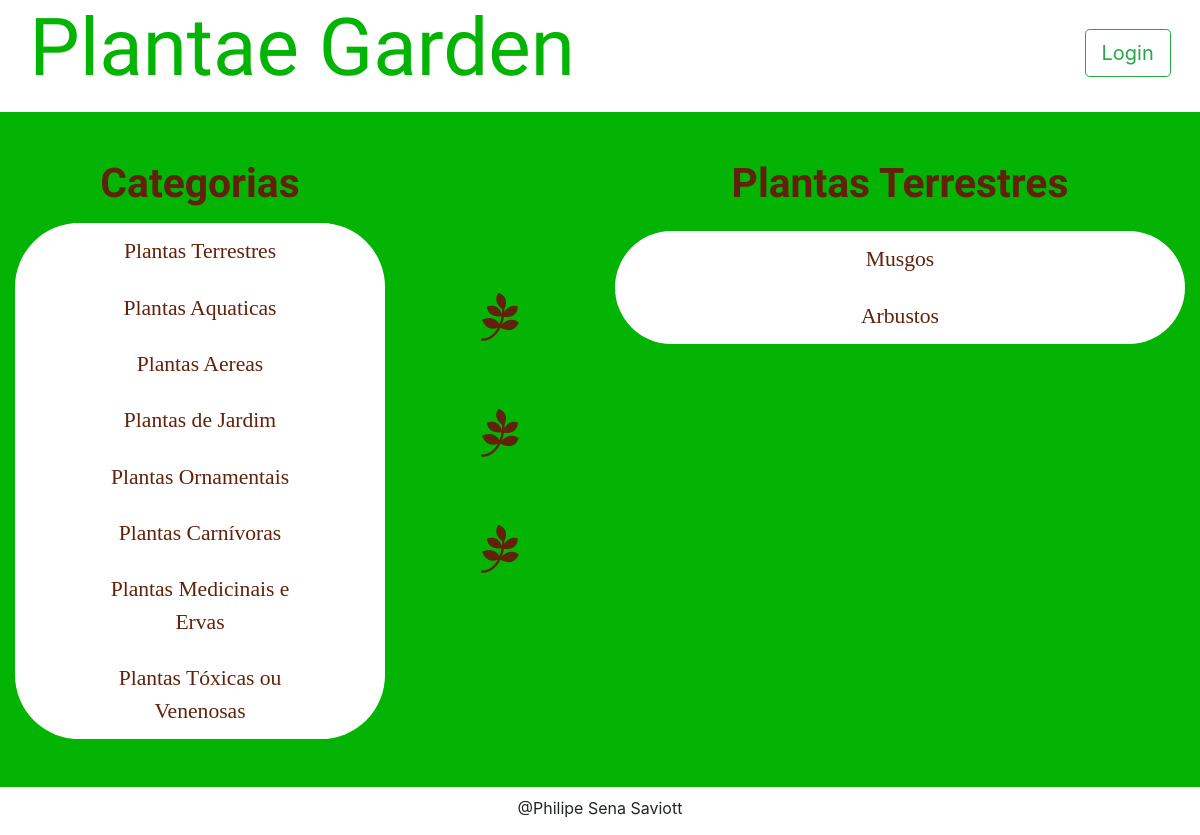
The app's page /category/1/items, older data.
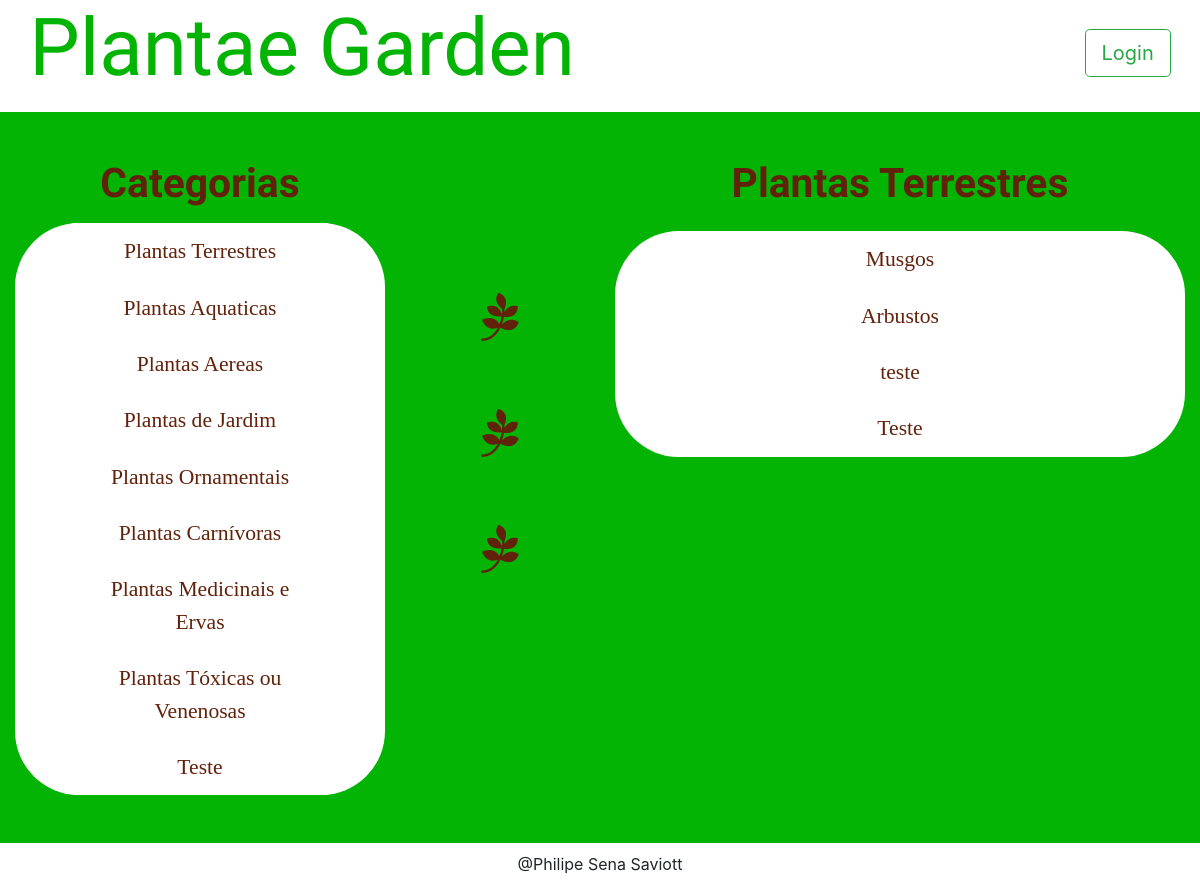
The same page, newer data.
### models.py (models this page shows, shortened)
class Category(Base):
    __tablename__ = 'category'
    id = Column(Integer, primary_key=True)
    name = Column(String(50), nullable=False)
    user_id = Column(Integer, ForeignKey('user.id'))
    user = relationship(User)

class Item(Base):
    __tablename__ = 'item'
    id = Column(Integer, primary_key=True)
    name = Column(String(50), nullable=False)
    description = Column(String(1000), nullable=False)
    category_id = Column(Integer, ForeignKey('category.id'))
    category = relationship(Category)
    user_id = Column(Integer, ForeignKey('user.id'))
    user = relationship(User)

### application.py (the view, shortened to what this page needs)
@app.route('/category/<int:category_id>/items')
def categoryFunction(category_id):
    category = session.query(Category)
    category2 = session.query(Category).filter_by(id=category_id).first()
    if not hasattr(category2, 'id'):
        return "this category not exist"
    items = session.query(Item).filter_by(category_id=category2.id)
    if 'username' not in login_session:
        if items.count() == 0:
            flash("You have no items yet!")
            return render_template(
                'publicCategory.html',
                plantas=category, plantas2=category2, itemName=items)
        else:
            return render_template(
                'publicCategory.html',
                plantas=category, plantas2=category2, itemName=items)

### templates/publicCategory.html (shortened to what this page needs)
{% extends "main.html" %}
{% block content %}
{% include "header.html" %}
      <section class="row main-body">
        <div class="col-md-9">
        </div>
      </section>
      <section class="row main-body">
        <div id="item-description" class="col-md-4">
          <h2 class="cat-title">Categorias</h2>
          <div class="cat-all-list">
            {% for i in plantas %}
              <div class="list-group cat-list">
                <a href="{{ url_for('categoryFunction', category_id=i.id)}}" class="list-group-item">{{ i.name }}</a>
              </div>
            {% endfor %}
          </div>
        </div>
        <ul class="col-md-2 tree-list">
          <li><i class="fa fa-pagelines"></i></li>
          <li><i class="fa fa-pagelines"></i></li>
          <li><i class="fa fa-pagelines"></i></li>
        </ul>
        <div id="item-description" class="col-md-6">
          <h2 class="cat-title">{{ plantas2.name }}</h2>
          <div class="cat-all-list">
            {% for i in itemName %}
              <div class="list-group cat-list">
                <a href="{{ url_for('itemFunction', item_id=i.id, category_id=plantas2.id)}}" class="list-group-item" class="list-group-item">{{ i.name }}</a>
              </div>
            {% endfor %}
          </div>
        </div>
      </section>
{% endblock %}

Row changes from the older to the newer data that the page shows:
added Category: name "Teste"
added Item: name "teste"
added Item: name "Teste"
